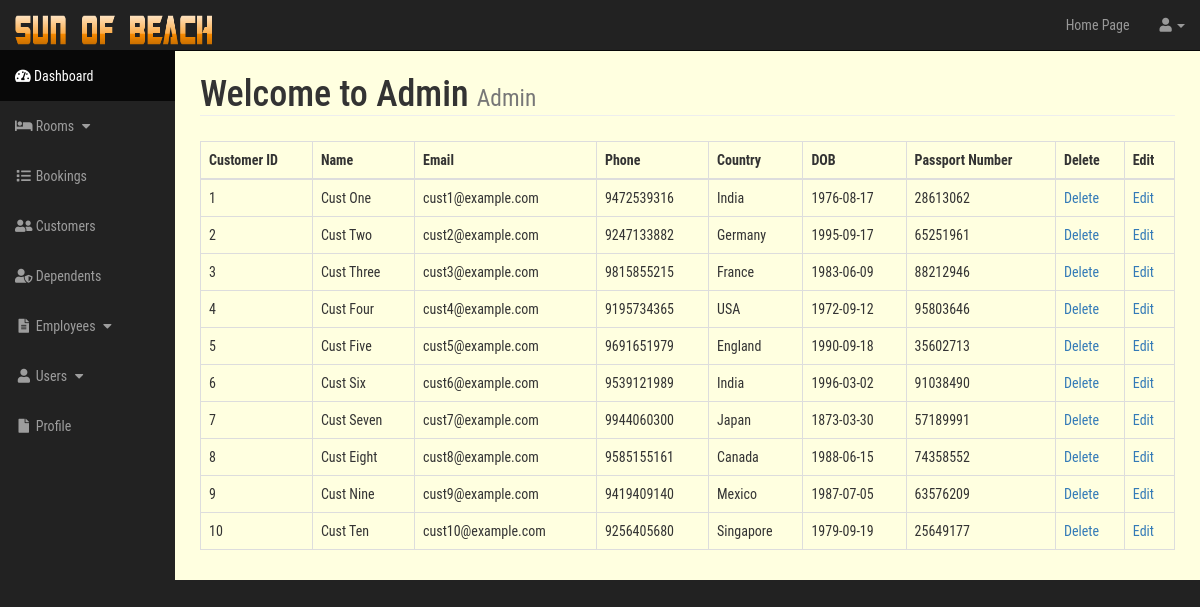
Page /admin/customers.php on the committed database.
### tables this page shows
CREATE TABLE `customer` (
  `cust_id` int(11) NOT NULL,
  `f_name` varchar(20) NOT NULL,
  `l_name` varchar(20) NOT NULL,
  `cust_email` varchar(32) NOT NULL,
  `cust_phone` varchar(10) NOT NULL,
  `passport_no` int(11) NOT NULL,
  `dob` date NOT NULL,
  `country` varchar(20) NOT NULL
);

### admin/include/view_all_customers.php (the view, shortened to what this page needs)
<table class="table table-bordered table-hover">
    <thead>
        <tr>
            <th>Customer ID</th>
            <th>Name</th>
            <th>Email</th>
            <th>Phone</th>
            <th>Country</th>
            <th>DOB</th>
            <th>Passport Number</th>
            <th>Delete</th>
            <th>Edit</th>
        </tr>
    </thead>
    <tbody>
        <?php
        $query = "SELECT * FROM customer";
        $select_bookings=mysqli_query($con, $query);
        while($row=mysqli_fetch_assoc($select_bookings)){
            $cust_id=$row['cust_id'];
            $cust_email=$row['cust_email'];
            $cust_phone=$row['cust_phone'];
            $f_name=$row['f_name'];
            $l_name=$row['l_name'];
            $country=$row['country'];
            $dob=$row['dob'];
            $passport_no=$row['passport_no'];
            echo "<tr><td>{$cust_id}</td>";
            echo "<td>{$f_name} {$l_name}</td>";
            echo "<td>{$cust_email}</td>";
            echo "<td>{$cust_phone}</td>";
            echo "<td>{$country}</td>";
            echo "<td>{$dob}</td>";
            echo "<td>{$passport_no}</td>";
            echo "<td><a href='customers.php?delete={$cust_id}'>Delete</a></td>";
            echo "<td><a href='customers.php?source=edit_customer&p_id={$cust_id}'>Edit</a></td>";
            echo "</tr>";
        }
        ?>
    </tbody>
</table>

### admin/css/sb-admin.css (style rules this page uses)
body { margin-top: 100px; background-color: #222; font-family: 'Roboto Condensed', sans-serif; }
@media (min-width:768px) { body { margin-top: 50px; } }

### rows in the picture
customer: cust_id "1", f_name "Cust", l_name "One", cust_email "cust1@example.com", cust_phone "9472539316", country "India", dob "1976-08-17", passport_no "28613062"
customer: cust_id "2", f_name "Cust", l_name "Two", cust_email "cust2@example.com", cust_phone "9247133882", country "Germany", dob "1995-09-17", passport_no "65251961"
customer: cust_id "3", f_name "Cust", l_name "Three", cust_email "cust3@example.com", cust_phone "9815855215", country "France", dob "1983-06-09", passport_no "88212946"
customer: cust_id "4", f_name "Cust", l_name "Four", cust_email "cust4@example.com", cust_phone "9195734365", country "USA", dob "1972-09-12", passport_no "95803646"
customer: cust_id "5", f_name "Cust", l_name "Five", cust_email "cust5@example.com", cust_phone "9691651979", country "England", dob "1990-09-18", passport_no "35602713"
customer: cust_id "6", f_name "Cust", l_name "Six", cust_email "cust6@example.com", cust_phone "9539121989", country "India", dob "1996-03-02", passport_no "91038490"
customer: cust_id "7", f_name "Cust", l_name "Seven", cust_email "cust7@example.com", cust_phone "9944060300", country "Japan", dob "1873-03-30", passport_no "57189991"
customer: cust_id "8", f_name "Cust", l_name "Eight", cust_email "cust8@example.com", cust_phone "9585155161", country "Canada", dob "1988-06-15", passport_no "74358552"
customer: cust_id "9", f_name "Cust", l_name "Nine", cust_email "cust9@example.com", cust_phone "9419409140", country "Mexico", dob "1987-07-05", passport_no "63576209"
customer: cust_id "10", f_name "Cust", l_name "Ten", cust_email "cust10@example.com", cust_phone "9256405680", country "Singapore", dob "1979-09-19", passport_no "25649177"
